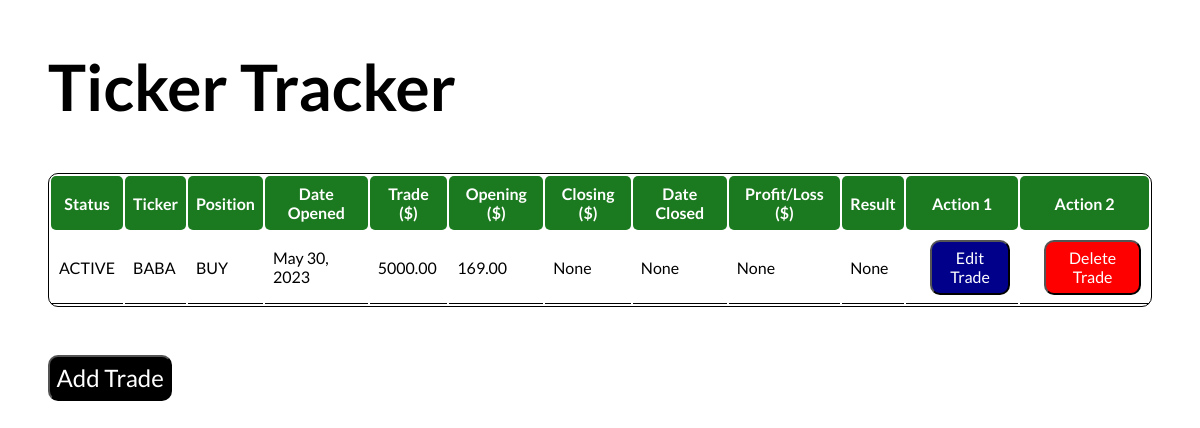
/, run on an earlier commit of the app's database.
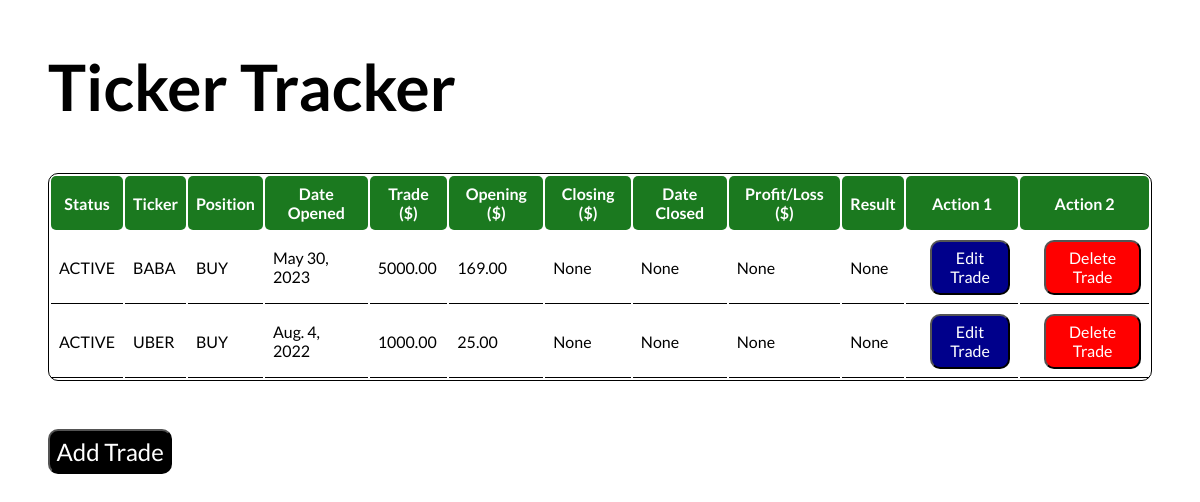
And on a later commit of the database.
### tracker/models.py (models this page shows, shortened)
class Tracker(models.Model):
    status = models.CharField(max_length= 6, null=False, blank=False)
    ticker = models.CharField(max_length= 8, null=False, blank=False)
    position = models.CharField(max_length= 4, null=False, blank=False)
    date_opened = models.DateField(null=False, blank=False)
    amount_traded = models.DecimalField(max_digits=8, decimal_places=2, null=False, blank=False)
    opening_price = models.DecimalField(max_digits=8, decimal_places=2, null=False, blank=False)
    closing_price = models.DecimalField(max_digits=8, decimal_places=2, null=True, blank=True)
    date_closed = models.DateField(null=True, blank=True)
    profit_loss = models.DecimalField(max_digits=8, decimal_places=2, null=True, blank=True)
    result = models.CharField(max_length= 4, null=True, blank=True)

### tracker/views.py (the view)
# urls.py: path('', get_tracker, name='get_tracker'),
def get_tracker(request):
    trackers = Tracker.objects.all()
    context = {
        'tracker': trackers
    }
    return render(request, 'tracker/tracker.html', context)

### tracker/templates/tracker/tracker.html (shortened to what this page needs)
{% load static %}
<!DOCTYPE html>
<html lang="en">
<head>
    <link rel="stylesheet" type='text/css' href="{% static 'css/style.css' %}">
</head>
<body>
    <h1>Ticker Tracker</h1>
    <table>
        <th class="table_header">Status</th>
        <th class="table_header">Ticker</th>
        <th class="table_header">Position</th>
        <th class="table_header">Date Opened</th>
        <th class="table_header">Trade ($)</th>
        <th class="table_header">Opening ($)</th>
        <th class="table_header">Closing ($)</th>
        <th class="table_header">Date Closed</th>
        <th class="table_header">Profit/Loss ($)</th>
        <th class="table_header">Result</th>
        <th class="table_header">Action 1</th>
        <th class="table_header">Action 2</th>
        {% for ticker in tracker%}
        <tr class="table_row">
            <td>{{ ticker.status }}</td>
            <td>{{ ticker.ticker }}</td>
            <td>{{ ticker.position }}</td>
            <td>{{ ticker.date_opened }}</td>
            <td>{{ ticker.amount_traded }}</td>
            <td>{{ ticker.opening_price }}</td>
            <td>{{ ticker.closing_price }}</td>
            <td>{{ ticker.date_closed }}</td>
            <td>{{ ticker.profit_loss }}</td>
            <td>{{ ticker.result }}</td>
            <td>
                <a href="/edit_trade/ {{ ticker.id }}">
                    <button class="edit_button">Edit Trade</button>
                </a>
            </td>
            <td>
                <a href="/delete_trade/ {{ ticker.id }}">
                    <button class="delete_button">Delete Trade</button>
                </a>
            </td>
        </tr>
        {% empty %}
        <tr><td>There are currently no trades to track</td></tr>
        {% endfor %}
    </table>
    <a href="/add_trade"><button class="add_button">Add Trade</button></a>
</body>
</html>

What changed in the data, as far as the page shows it:
added Tracker: status "ACTIVE", ticker "UBER", position "BUY", date_opened "Aug. 4, 2022", amount_traded "1000.00", opening_price "25.00", closing_price "None", date_closed "None", profit_loss "None", result "None"
